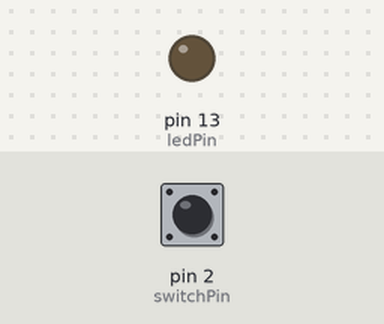
Recording of a sketch running on a simulated Arduino Uno, built with avr-gcc and run on an emulated ATmega328P. Parts: output pins drawn as LEDs (lit = HIGH). Dashed ring = blinking. The inputs (shaded band) are chosen by the test bench; at power-on: pin 2 (switchPin) HIGH.

Above: at 1.2 s.
1.3 s: pin 2 (switchPin) pulled LOW for 0.15 s
At 1.8 s:
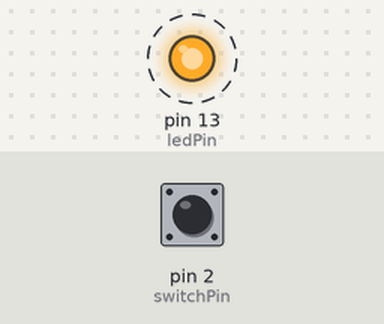
4.4 s: pin 2 (switchPin) pulled LOW for 1 s
At 4.8 s:
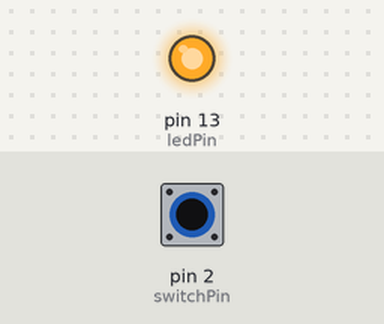
6.9 s: pin 2 (switchPin) pulled LOW for 3.2 s
At 10.5 s:
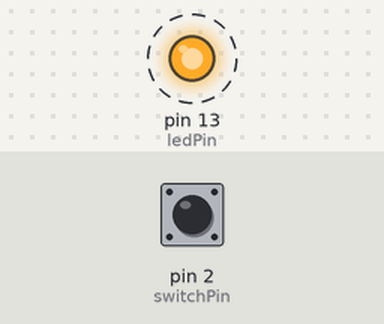
Timing chart, 0 to 19.1 s (numbered marks = the images above; inputs shaded):
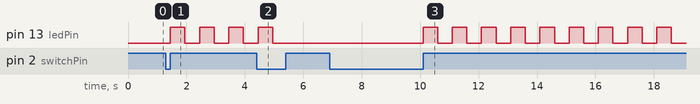

The sketch:

start_stop.ino
```cpp
const int switchPin = 2;
const int ledPin = 13;
volatile bool isRunning = false;

void setup() {
  pinMode(switchPin, INPUT_PULLUP);
  pinMode(ledPin, OUTPUT);
  attachInterrupt(digitalPinToInterrupt(switchPin), toggleState, RISING);
}

void loop() {
  if (isRunning) {
    digitalWrite(ledPin, HIGH);
    delay(500);
    digitalWrite(ledPin, LOW);
    delay(500);
  } else {
    digitalWrite(ledPin, LOW);
  }
}

void toggleState() {
  isRunning = !isRunning;
}
```

Measured:
- after the input at 1.3 s, pin 13 (ledPin): alternates HIGH for 0.50 s and LOW for 0.50 s, starting after 0.15 s
- after the input at 4.4 s, pin 13 (ledPin): goes on until 5.0 s, then stays LOW
- after the input at 6.9 s, pin 13 (ledPin): alternates HIGH for 0.50 s and LOW for 0.50 s, starting after 3.2 s
